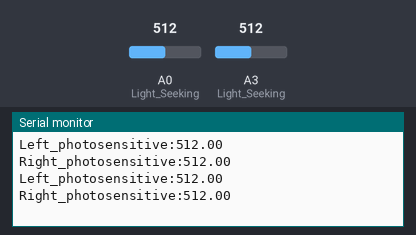
Bench run of a sketch on a simulated Arduino Uno, built with avr-gcc and run on an emulated ATmega328P. Shown: the last lines printed to the serial monitor. The inputs (shaded band) are chosen by the test bench; at power-on: A0 (Light_Seeking) = 512, A3 (Light_Seeking) = 512.

Above: at 1.8 s.
1.9 s: A0 (Light_Seeking) set to 716
At 2.8 s:
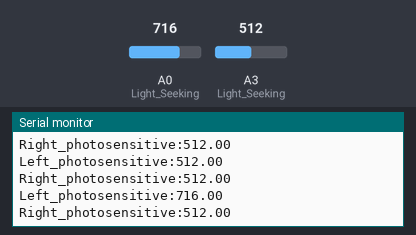
3.4 s: A3 (Light_Seeking) set to 716
At 4.5 s:
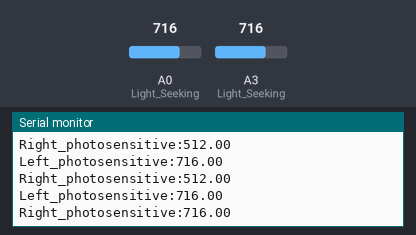
4.9 s: A0 (Light_Seeking) set to 900
At 5.4 s:
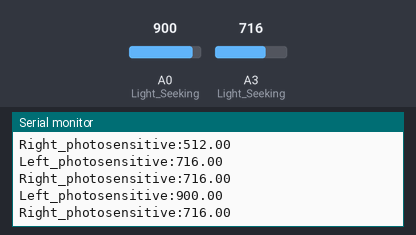
6.4 s: A3 (Light_Seeking) set to 900
At 7.8 s:
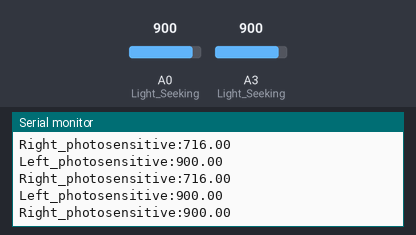
Timing chart, 0 to 8.9 s (numbered marks = the images above; inputs shaded):
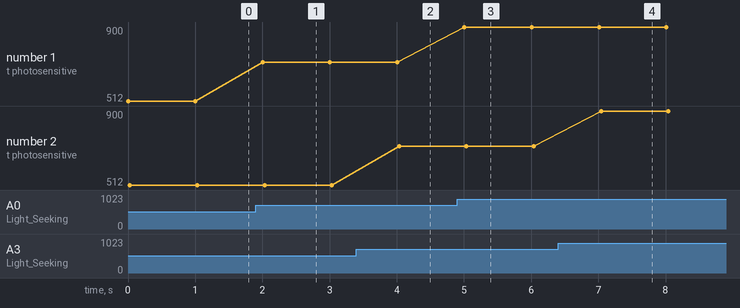

Measured:
- after the input at 1.9 s, the serial monitor: prints a new line after 0.10 s (image 1)
- after the input at 3.4 s, the serial monitor: prints a new line after 0.64 s (image 2)
- after the input at 4.9 s, the serial monitor: prints a new line after 0.11 s (image 3)
- after the input at 6.4 s, the serial monitor: prints a new line after 0.64 s (image 4)
- plotted number 1: 512 → 716 after the input at 1.9 s, 716 → 900 after the input at 4.9 s

The sketch:

Test_1_Light_Seeking_Signal.ino
```cpp
volatile float Left_photosensitive;
volatile float Right_photosensitive;

void Light_Seeking() {
  Left_photosensitive = analogRead(A0);
  Right_photosensitive = analogRead(A3);
  Serial.print("Left_photosensitive:");
  Serial.println(Left_photosensitive);
  Serial.print("Right_photosensitive:");
  Serial.println(Right_photosensitive);
  Serial.println("");
  delay(1000);
}

void setup(){
  Left_photosensitive = 0;
  Right_photosensitive = 0;
  Serial.begin(9600);
  pinMode(A0, INPUT);
  pinMode(A3, INPUT);
}

void loop(){
  Light_Seeking();

}
```
